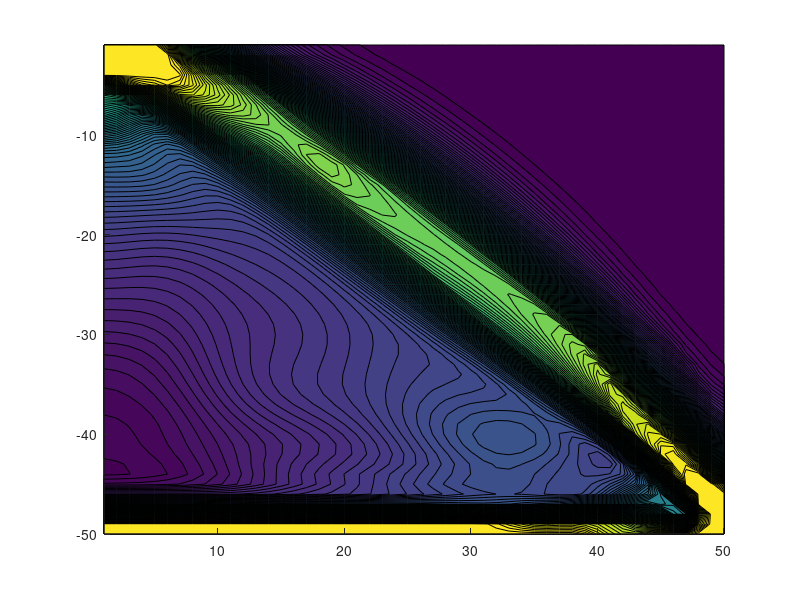

MATLAB code for this plot: (Note: this script raises an error after producing the figure.)
% Assignment 6 Q1
clear
load("ps_06_data.mat");

xvals = (1:50);
yvals = -1*(1:50);

[X,Y] = meshgrid(xvals,yvals);

contourf(X,Y,rho,100,'edgecolor','none');
colorbar();